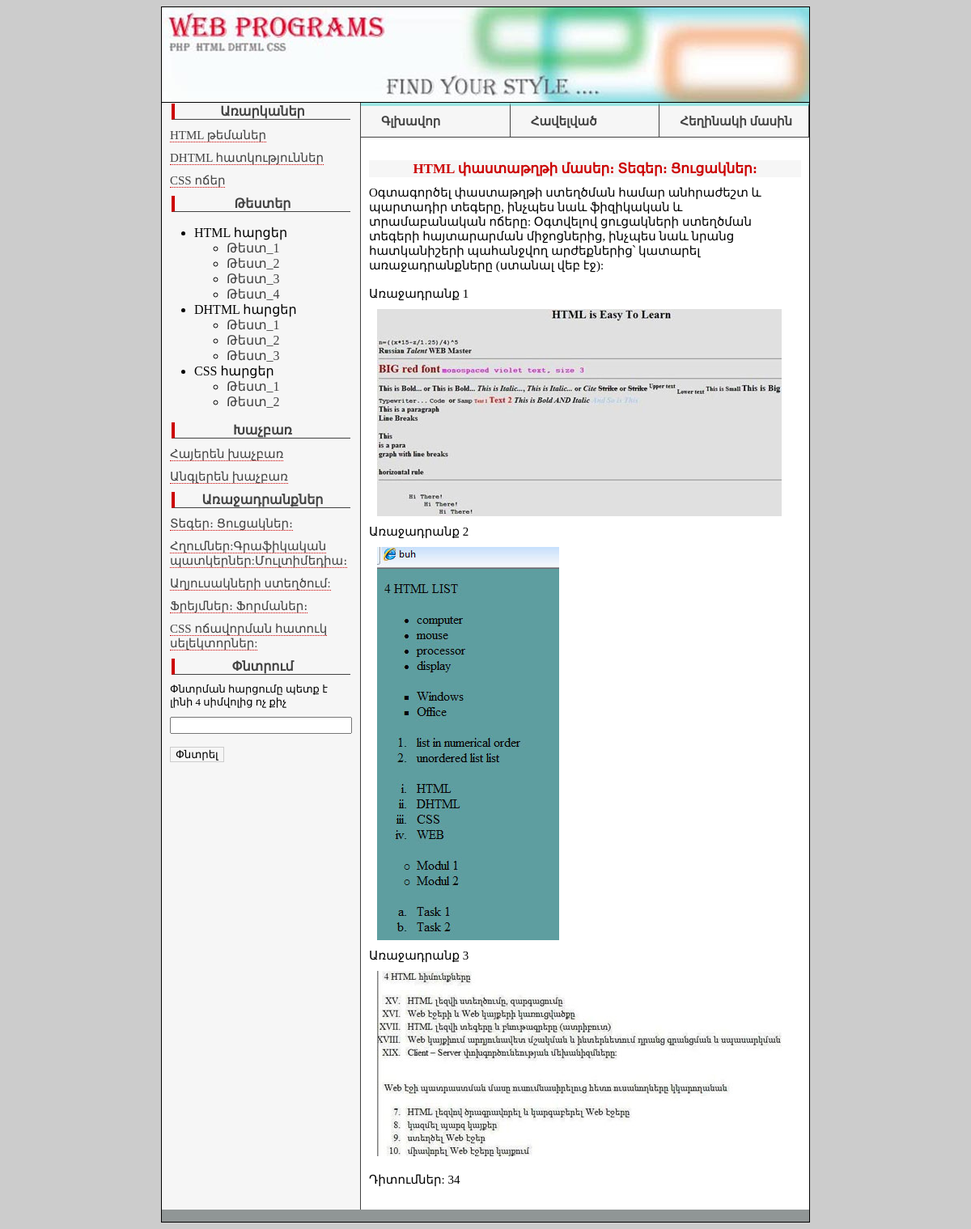
Screenshot of /labs.php with the database file from the repository.
### tables this page shows
CREATE TABLE `lessons` (
  `id` int(2) NOT NULL auto_increment,
  `title` varchar(255) NOT NULL default '',
  `text` text NOT NULL,
  PRIMARY KEY  (`id`)
) TYPE=MyISAM AUTO_INCREMENT=4;

CREATE TABLE `laber` (
  `id` int(2) NOT NULL auto_increment,
  `title` text NOT NULL,
  PRIMARY KEY  (`id`)
) TYPE=MyISAM AUTO_INCREMENT=6;

CREATE TABLE `text` (
  `id` int(2) NOT NULL auto_increment,
  `title` text NOT NULL,
  `text` text NOT NULL,
  `view` int(7) NOT NULL default '0',
  PRIMARY KEY  (`id`)
) TYPE=MyISAM AUTO_INCREMENT=6;

### blocks/left.php (the view, shortened to what this page needs)
<div class="left_title">Առարկաներ</div>
<?
$result2 = mysql_query("SELECT  * FROM lessons ",$db);
if(mysql_num_rows($result2)>0)
{
$myrow2=mysql_fetch_array($result2);
do
{
printf("<p><a  class='left_link' href='lessons.php?les=%s'>%s</a></p>",$myrow2["id"],$myrow2["title"]);
}
while($myrow2=mysql_fetch_array($result2));
}
else
{
echo "<p>Ինֆորմացիան աղյուսակում բացակայում է</p>";
exit();
}
?>
<div  class="left_title">Թեստեր</div>
<ul>
<li class="left_li" >HTML   հարցեր
<ul>
<li  class="left_li"><a   href="test_1.php" >Թեստ_1</a>
<li  class="left_li"><a   href="test_2.php">Թեստ_2</a>
<li  class="left_li"><a   href="test_3.php" >Թեստ_3</a>
<li  class="left_li"><a   href="test_4.php">Թեստ_4</a>
</ul>
<li  class="left_li" >  DHTML   հարցեր
<ul>
<li  class="left_li" ><a   href="test_5.php" >Թեստ_1</a>
<li  class="left_li"><a   href="test_6.php">Թեստ_2</a>
<li  class="left_li"><a   href="test_7.php" >Թեստ_3</a>
</ul>
<li  class="left_li" > CSS   հարցեր
<ul>
<li  class="left_li" ><a   href="test_8.php" >Թեստ_1</a>
<li  class="left_li"><a   href="test_9.php">Թեստ_2</a>
</ul>
</ul>
<div  class="left_title">Խաչբառ</div>
<p><a  class="left_link" href="xach2.php" > Հայերեն խաչբառ</a></p>
<p><a  class="left_link" href="xach1.php" > Անգլերեն խաչբառ</a></p>
<div class="left_title">Առաջադրանքներ</div>
<?
$result2 = mysql_query("SELECT  * FROM laber ",$db);
if(mysql_num_rows($result2)>0)
{
$myrow2=mysql_fetch_array($result2);
do
{
printf("<p><a  class='left_link' href='labs.php?id=%s'>%s</a></p>",$myrow2["id"],$myrow2["title"]);
}
while($myrow2=mysql_fetch_array($result2));
}
else
{
echo "<p>Ինֆորմացիան աղյուսակում բացակայում է</p>";
exit();
}
?>
<div class="left_title">Փնտրում</div>
<form action="search.php" method="post" name="form_s">
<p class="search_t">Փնտրման հարցումը պետք է լինի 4 սիմվոլից ոչ քիչ</p>
<p><input name="search" type="text" size="25" maxlength="40">
<br>
<p><input class="search_b" name="submit_s" type="submit" value="Փնտրել"></p>
<br>

### labs.php (shortened to what this page needs)
<?php
  include("blocks/bd.php");
  if (!isset($id)) {$id=1;}
$result = mysql_query("SELECT *FROM text WHERE id='$id'",$db);
if(mysql_num_rows($result)>0)
{
$myrow=mysql_fetch_array($result);
}
else
{
echo "<p>Ինֆորմացիան աղյուսակում բացակայում է</p>";
exit();
}
?>
<html >
<head>
<link href="style.css" rel="stylesheet" type="text/css" />
</head>
<body>
<table width="800" border="0" align="center" cellpadding="0" cellspacing="0" bgcolor="#FFFFFF" class="main_border">
 <?  include("blocks/header.php");  ?>
   <tr>
    <td valign="top"><table width="100%" border="0" cellspacing="0" cellpadding="0">
      <tr>
<td width="200px" valign="top" class="left">
	<? include("blocks/left.php");  ?>
</td>
	<td valign="top">
<table width="100%" border="0" cellpadding="0" cellspacing="0" valign="top">
<tr>
<td  width='25%' class='top_t'>
<p><b><a href="index.php"> Գլխավոր</a></b></p>
</td>
<td  width='25%' class='top_t'>
<p><b><a href="havel.php">  Հավելված</a></b></p>
</td>
<td   width='25%' class='top_t'>
<p><b><a href="about.php"> Հեղինակի մասին</a></b></p>
</td>
</tr>
</table>
<br>
  <?php
printf("<p class='havel'>%s</p>%s<p class='view'>Դիտումներ: %s</p>",$myrow["title"],$myrow["text"],$myrow["view"]);
  ?>
  <br>
	</td>
    </tr>
  </table>
    </td>
 </tr>
<? include("blocks/footer.php");?>
</table>
</body>
</html>

### style.css (style rules this page uses)
.main_border { border:1px solid #000000; }
body { background-color:#CCCCCC; font-family:Arial Armenian; font-size:16px; }
.left { background-color:#f6f6f6; border-right:1px solid #424242; }
p { font-family:Arial Armenian; font-size:15px; margin:10px; }
p a { color:#424242; text-decoration: none; }
p img { margin:10px; }
.left_title { margin-top :1px; margin-left : 5%; margin-right :5%; font-weight: bold; text-align: center; color:#424242; border-left:4px solid #cc0000; border-bottom:1px solid #424242; }
.left_link { color:#424242; font-size:15px; margin-top:10px; margin-bottom:10px; border-bottom-width: thin; border-bottom-style: dotted; border-bottom-color: #cc0000; }
.left_li a { color:#424242; text-decoration: none; }
.top_t { border-bottom:1px solid #424242; border-top:4px solid #9DE5E2; border-right :1px solid #424242; background-color:#f6f6f6; font-family:Arial Armenian; font-size:16px; margin:15px; background-image:url(img/next.gif); background-position:left; background-repeat:no-repeat; padding-left:15px; }
.top_t a { color:#424242; text-decoration: none; }
.havel { font-size:17px; font-weight:bold; color:#cc0000; text-align:center; background-color: #f6f6f6; }
.search_t { font-size:13px; }
.search_b { border:1px solid #cccccc; background-color:#f6f6f6; margin-top:6px; }

### rows the page displays
lessons: title "HTML թեմաներ"
lessons: title "DHTML հատկություններ"
lessons: title "CSS ոճեր"
laber: title "Տեգեր։ Ցուցակներ։"
laber: title "Հղումներ:Գրաֆիկական պատկերներ:Մուլտիմեդիա։"
laber: title "Աղյուսակների ստեղծում:"
laber: title "Ֆրեյմներ։ Ֆորմաներ։"
laber: title "CSS ոճավորման հատուկ սելեկտորներ:"
text: title "HTML փաստաթղթի մասեր։ Տեգեր։ Ցուցակներ։", text "Oգտագործել փաստաթղթի ստեղծման համար անհրաժեշտ և պարտադիր տեգերը, ինչպես նաև ֆիզիկական և տրամաբանական ոճերը: Օգտվելով ցուցակների ստեղծման տեգերի հայտարարման միջոցներից, ինչպես նաև նրանց հատկանիշերի պահանջվող արժեքներից՝ կատարել առաջադրանքները (ստանալ վեբ էջ): Առաջադրանք 1 Առաջադրանք 2 Առաջադրանք 3", text (picture), view "34"
